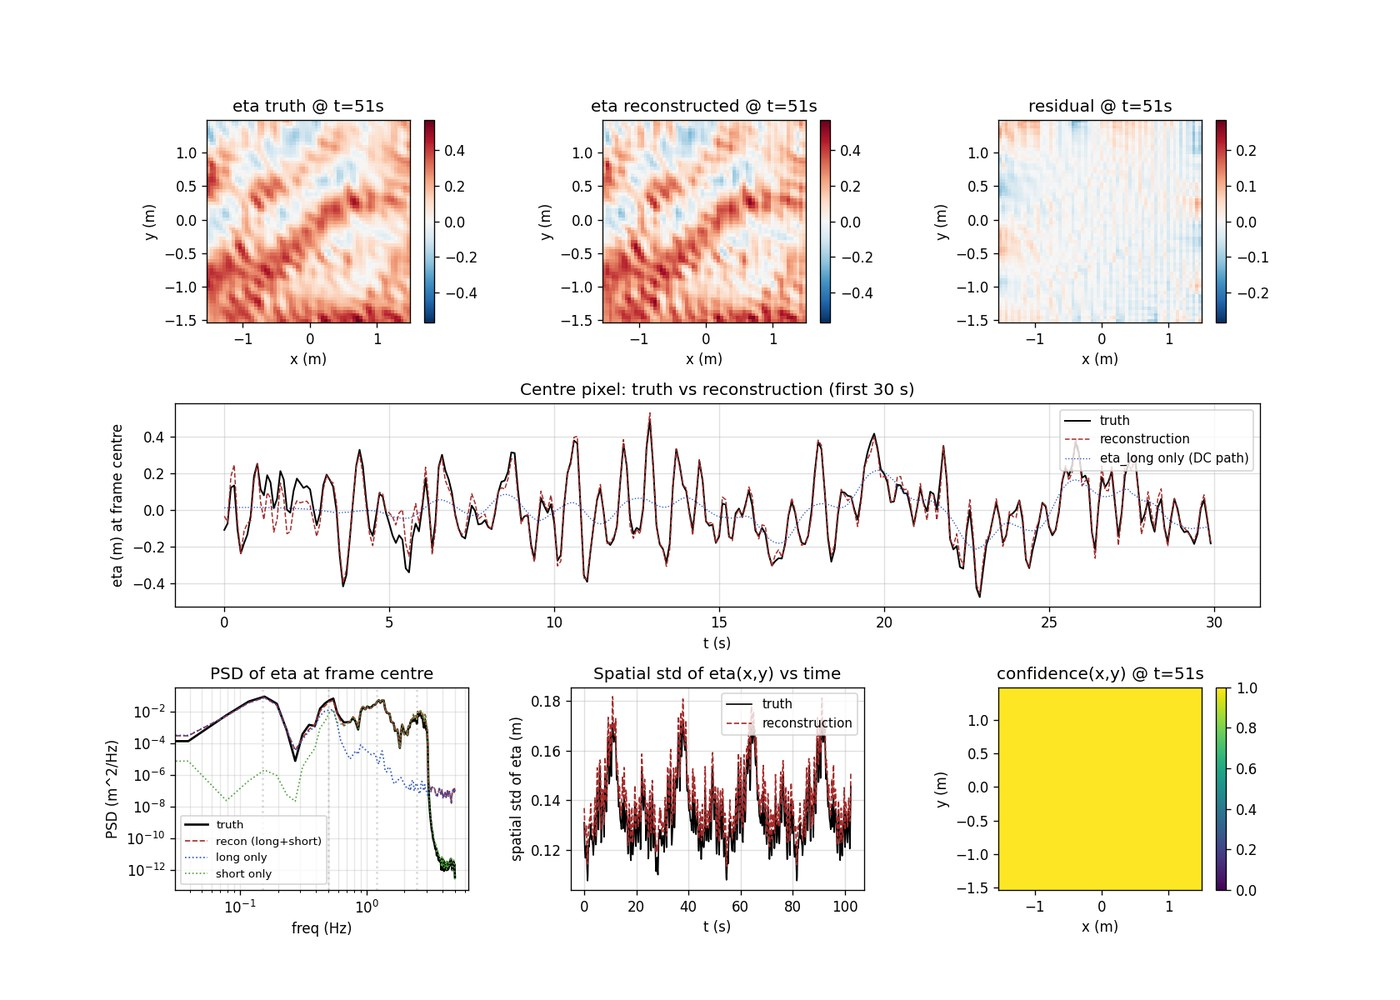

Generate this figure with Python:
"""
Self-contained demonstration of reconstruct_eta_field.

Synthesizes a realistic 3 m x 3 m slope-image stack at 10 Hz with several
wave components spanning the long-wave to short-wave regime, then runs
reconstruct_eta_field and plots reconstruction vs truth.

Run as a script:
    python3 demo_eta_field.py

Outputs:
    demo_eta_field.png  -- diagnostic plot
    prints reconstruction quality metrics

Computational cost: synthesis is the slow step (~2 min on a typical CPU
for a 256x256 x 1024 frame x 80 modes dataset).  Reconstruction itself
runs in ~10 seconds.
"""
import time
import sys
from pathlib import Path
import numpy as np
import matplotlib.pyplot as plt

# Allow running from inside eta_field_recon/ (python demo_eta_field.py)
# OR from the repo root (python eta_field_recon/demo_eta_field.py).
_THIS_DIR = Path(__file__).resolve().parent
_REPO_ROOT = _THIS_DIR.parent
if str(_REPO_ROOT) not in sys.path:
    sys.path.insert(0, str(_REPO_ROOT))

from eta_field_recon import reconstruct_eta_field


# ---------------------------------------------------------------------------
# Synthetic slope-field generator
# ---------------------------------------------------------------------------
def synth_slope_field(Lx, Ly, Nx, Ny, t, components,
                       water_depth=100.0, n_freq=80, n_dir=36, seed=42):
    """
    Generate slope_x, slope_y, eta on an Nx x Ny grid spanning
    [-Lx/2, Lx/2] x [-Ly/2, Ly/2] for every time in `t`.

    Each component in `components` is a dict:
        f_peak     : peak frequency (Hz)
        df         : Gaussian width in f (Hz)
        theta_deg  : mean direction (deg, east=0, north=90)
        spread_n   : cos^n directional exponent (4=wind sea, 10=swell)
        Hs         : significant wave height (m)

    Returns:
        slope_x, slope_y, eta : (T, Ny, Nx) float arrays
        x, y                  : (Nx,), (Ny,) coordinate vectors (m)
        f, S                  : (n_freq,), (n_freq, n_dir) for diagnostic plotting
    """
    rng = np.random.default_rng(seed)
    g = 9.81

    f = np.linspace(0.05, 3.0, n_freq)
    df = f[1] - f[0]
    th = np.linspace(-np.pi, np.pi, n_dir, endpoint=False)
    dth = th[1] - th[0]
    omega = 2*np.pi*f

    # Build S(f, theta)
    S = np.zeros((n_freq, n_dir))
    for cmp in components:
        Sf = np.exp(-0.5*((f - cmp['f_peak'])/cmp['df'])**2)
        Sf /= (Sf.sum() * df + 1e-30)
        Sf *= (cmp['Hs']/4.0)**2
        diff = np.angle(np.exp(1j*(th - np.deg2rad(cmp['theta_deg']))))
        D = np.where(np.abs(diff) < np.pi/2, np.cos(diff)**cmp['spread_n'], 0.0)
        D /= (D.sum() * dth + 1e-30)
        S += Sf[:, None] * D[None, :]
    A = np.sqrt(2.0 * S * df * dth)

    # Dispersion (deep-water-corrected via Newton)
    k = omega**2/g
    for _ in range(40):
        k = omega**2 / (g*np.tanh(k*water_depth))
    kx = k[:, None] * np.cos(th)[None, :]
    ky = k[:, None] * np.sin(th)[None, :]
    phi_rand = rng.uniform(0, 2*np.pi, (n_freq, n_dir))

    x = np.linspace(-Lx/2, Lx/2, Nx, endpoint=False)
    y = np.linspace(-Ly/2, Ly/2, Ny, endpoint=False)
    X, Y = np.meshgrid(x, y, indexing='xy')

    M = n_freq * n_dir
    kx_flat = kx.ravel().astype(np.float32)
    ky_flat = ky.ravel().astype(np.float32)
    A_flat = A.ravel().astype(np.float32)
    phi_flat = phi_rand.ravel().astype(np.float32)
    omega_flat = np.repeat(omega, n_dir).astype(np.float32)
    kxA = kx_flat * A_flat
    kyA = ky_flat * A_flat
    pix_x = X.ravel().astype(np.float32)
    pix_y = Y.ravel().astype(np.float32)

    T = len(t)
    eta_f = np.zeros((T, Ny, Nx), dtype=np.float32)
    slope_x = np.zeros((T, Ny, Nx), dtype=np.float32)
    slope_y = np.zeros((T, Ny, Nx), dtype=np.float32)

    # Vectorized chunked evaluation: cos(a-b) = cos(a)cos(b) + sin(a)sin(b)
    chunk_time = 32
    for i0 in range(0, T, chunk_time):
        ts = t[i0:i0+chunk_time].astype(np.float32)
        Tc = len(ts)
        ct = np.cos(omega_flat[None, :] * ts[:, None])          # (Tc, M)
        st = np.sin(omega_flat[None, :] * ts[:, None])
        for py in range(Ny):
            rx = pix_x[py*Nx:(py+1)*Nx]
            ry = pix_y[py*Nx:(py+1)*Nx]
            psi_sp = (rx[:, None]*kx_flat[None, :]
                      + ry[:, None]*ky_flat[None, :]
                      + phi_flat[None, :])                       # (Nx, M)
            cs = np.cos(psi_sp); ss = np.sin(psi_sp)
            cs_A = cs * A_flat[None, :]
            ss_A = ss * A_flat[None, :]
            eta_row = cs_A @ ct.T + ss_A @ st.T                  # (Nx, Tc)
            cs_kxA = cs * kxA[None, :]; ss_kxA = ss * kxA[None, :]
            sx_row = -(ss_kxA @ ct.T - cs_kxA @ st.T)
            cs_kyA = cs * kyA[None, :]; ss_kyA = ss * kyA[None, :]
            sy_row = -(ss_kyA @ ct.T - cs_kyA @ st.T)
            eta_f[i0:i0+Tc, py, :] = eta_row.T
            slope_x[i0:i0+Tc, py, :] = sx_row.T
            slope_y[i0:i0+Tc, py, :] = sy_row.T

    return slope_x, slope_y, eta_f, x, y, f, S


# ---------------------------------------------------------------------------
# Demo
# ---------------------------------------------------------------------------
def main():
    # Grid: 3 m frame at 12 mm pixels = 256x256 (production: 6 mm, 512x512;
    # we use 12 mm here so the demo runs in a reasonable time).
    Nx = Ny = 256
    dx = 0.012
    Lx, Ly = Nx*dx, Ny*dx
    fs = 10.0
    T = 1024
    dt = 1.0/fs
    t = np.arange(T)*dt

    print(f"Demo configuration:")
    print(f"  Frame: {Nx}x{Ny}, dx={dx*1000:.0f} mm -> {Lx:.2f} m square")
    print(f"  Time:  fs={fs} Hz, T={T}, duration={T*dt:.1f} s")

    # Wave components covering long/medium/short
    components = [
        dict(f_peak=0.15, df=0.02, theta_deg=  0.0, spread_n=10, Hs=0.30),  # swell
        dict(f_peak=0.50, df=0.05, theta_deg= 60.0, spread_n=4,  Hs=0.25),  # mid
        dict(f_peak=1.20, df=0.20, theta_deg=120.0, spread_n=4,  Hs=0.45),  # wind
        dict(f_peak=2.50, df=0.30, theta_deg= 30.0, spread_n=4,  Hs=0.20),  # short
    ]
    g = 9.81
    print("\nWave components:")
    for c in components:
        lam = g/(2*np.pi*c['f_peak']**2)
        print(f"  f={c['f_peak']:.2f} Hz, dir={c['theta_deg']:+4.0f} deg, "
              f"Hs={c['Hs']:.2f} m, lambda={lam:.2f} m (lambda/L={lam/Lx:.2f})")

    # Synthesize
    print("\nSynthesizing slope/eta field (this is the slow step)...")
    t0 = time.perf_counter()
    sx_field, sy_field, eta_field, x_pix, y_pix, f_synth, S_synth = synth_slope_field(
        Lx, Ly, Nx, Ny, t, components, water_depth=100.0, seed=42,
        n_freq=80, n_dir=36)
    print(f"  synthesis: {time.perf_counter()-t0:.1f} s")

    # Reconstruct
    print("\nRunning reconstruction (downsample=4 -> 64x64) ...")
    freqs_cwt = np.linspace(0.05, 1.5, 60)
    t0 = time.perf_counter()
    eta_xyt, eta_long, eta_short, conf, diag = reconstruct_eta_field(
        sx_field, sy_field, dx=dx, fs=fs,
        freqs_cwt=freqs_cwt, water_depth_m=100.0, downsample=4,
        spatial_alpha=0.1, spatial_pad_frac=0.10,
        temporal_window='tukey', temporal_alpha=0.25)
    print(f"  reconstruction: {time.perf_counter()-t0:.1f} s")
    print(f"  output: {eta_xyt.shape} ({eta_xyt.nbytes/1e6:.1f} MB)")

    # Downsampled truth for direct comparison
    ds = 4
    eta_truth_ds = eta_field[:, ::ds, ::ds]
    Ny_d, Nx_d = eta_truth_ds.shape[1], eta_truth_ds.shape[2]

    # Score
    print("\nReconstruction quality:")
    et = eta_truth_ds[:, Ny_d//2, Nx_d//2]
    er = eta_xyt[:, Ny_d//2, Nx_d//2]
    et0 = et - et.mean(); er0 = er - er.mean()
    print(f"  centre time series: std(truth)={et.std():.4f} m, "
          f"std(recon)={er.std():.4f} m")
    print(f"    RMSE = {np.sqrt(np.mean((et0-er0)**2)):.4f} m, "
          f"corr = {np.corrcoef(et0, er0)[0,1]:+.4f}")

    cw = conf[:, Ny_d//2, Nx_d//2]
    et_w = et - np.average(et, weights=cw)
    er_w = er - np.average(er, weights=cw)
    rmse_w = np.sqrt(np.average((et_w - er_w)**2, weights=cw))
    cc_w = (np.average(et_w*er_w, weights=cw) /
            np.sqrt(np.average(et_w**2, weights=cw) *
                    np.average(er_w**2, weights=cw)))
    print(f"    confidence-weighted: RMSE = {rmse_w:.4f} m, corr = {cc_w:+.4f}")

    et_full = eta_truth_ds - eta_truth_ds.mean()
    er_full = eta_xyt - eta_xyt.mean()
    print(f"  full field        : RMSE = "
          f"{np.sqrt(np.mean((et_full - er_full)**2)):.4f} m, "
          f"corr = {np.corrcoef(et_full.ravel(), er_full.ravel())[0,1]:+.4f}")

    # ----- Plot -----
    plot_demo(eta_truth_ds, eta_xyt, eta_long, eta_short, conf, diag,
              fs, components, S_synth, f_synth)


def plot_demo(eta_truth, eta_xyt, eta_long, eta_short, conf, diag,
              fs, components, S_synth, f_synth):
    from scipy.signal import welch
    T, Ny_d, Nx_d = eta_truth.shape
    t = np.arange(T) / fs
    xd = diag['x_ds']; yd = diag['y_ds']

    fig = plt.figure(figsize=(14, 10))
    gs = fig.add_gridspec(3, 3, hspace=0.40, wspace=0.35)

    # Row 0: snapshot truth/recon/diff
    ti = T//2
    vmax = np.abs(eta_truth[ti]).max()
    for col, (lab, fld) in enumerate([
            ('eta truth',         eta_truth[ti]),
            ('eta reconstructed', eta_xyt[ti]),
            ('residual',          eta_xyt[ti] - eta_truth[ti])]):
        ax = fig.add_subplot(gs[0, col])
        vm = vmax if col < 2 else vmax/2
        im = ax.imshow(fld, extent=[xd[0], xd[-1], yd[0], yd[-1]],
                        origin='lower', cmap='RdBu_r', vmin=-vm, vmax=vm)
        ax.set_title(f'{lab} @ t={ti/fs:.0f}s')
        ax.set_xlabel('x (m)'); ax.set_ylabel('y (m)')
        plt.colorbar(im, ax=ax)

    # Row 1 (full width): centre pixel time series, first 30 s
    mask = t < 30
    ax = fig.add_subplot(gs[1, :])
    et = eta_truth[:, Ny_d//2, Nx_d//2]
    er = eta_xyt[:, Ny_d//2, Nx_d//2]
    el = eta_long
    ax.plot(t[mask], (et - et.mean())[mask], 'k', lw=1.2, label='truth')
    ax.plot(t[mask], (er - er.mean())[mask], '--', color='#A52A2A', lw=0.9,
            label='reconstruction')
    ax.plot(t[mask], (el - el.mean())[mask], ':', color='#2A52BE', lw=0.8,
            label='eta_long only (DC path)')
    ax.set_xlabel('t (s)'); ax.set_ylabel('eta (m) at frame centre')
    ax.set_title('Centre pixel: truth vs reconstruction (first 30 s)')
    ax.legend(fontsize=9, loc='upper right'); ax.grid(True, alpha=0.4)

    # Row 2 col 0: PSD comparison
    ax = fig.add_subplot(gs[2, 0])
    nperseg = 256
    for sig, color, label, lw, ls in [
        (et - et.mean(), 'k', 'truth', 1.6, '-'),
        (er - er.mean(), '#A52A2A', 'recon (long+short)', 1.0, '--'),
        (el - el.mean(), '#2A52BE', 'long only', 1.0, ':'),
        (eta_short[:, Ny_d//2, Nx_d//2]
         - eta_short[:, Ny_d//2, Nx_d//2].mean(), '#4C9F39', 'short only',
         1.0, ':')]:
        ff, P = welch(sig, fs=fs, nperseg=nperseg)
        ax.loglog(ff, P, color=color, label=label, lw=lw, linestyle=ls)
    for c in components:
        ax.axvline(c['f_peak'], color='gray', linestyle=':', alpha=0.3)
    ax.set_xlabel('freq (Hz)'); ax.set_ylabel('PSD (m^2/Hz)')
    ax.set_title('PSD of eta at frame centre')
    ax.legend(fontsize=8); ax.grid(True, alpha=0.3, which='both')

    # Row 2 col 1: spatial std vs time
    ax = fig.add_subplot(gs[2, 1])
    ax.plot(t, eta_truth.std(axis=(1, 2)), 'k', lw=1.0, label='truth')
    ax.plot(t, eta_xyt.std(axis=(1, 2)), '--', color='#A52A2A', lw=1.0,
            label='reconstruction')
    ax.set_xlabel('t (s)'); ax.set_ylabel('spatial std of eta (m)')
    ax.set_title('Spatial std of eta(x,y) vs time')
    ax.legend(fontsize=9); ax.grid(True, alpha=0.4)

    # Row 2 col 2: confidence mask snapshot
    ax = fig.add_subplot(gs[2, 2])
    im = ax.imshow(conf[T//2], extent=[xd[0], xd[-1], yd[0], yd[-1]],
                    origin='lower', cmap='viridis', vmin=0, vmax=1)
    ax.set_title(f'confidence(x,y) @ t={T//(2*fs):.0f}s')
    ax.set_xlabel('x (m)'); ax.set_ylabel('y (m)')
    plt.colorbar(im, ax=ax)

    plt.tight_layout()
    plt.savefig('demo_eta_field.png', dpi=120)
    print("\nSaved demo_eta_field.png")


if __name__ == '__main__':
    main()
